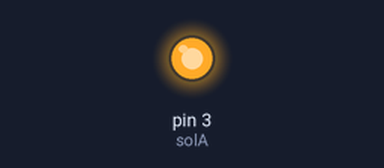
This sketch was run on a simulated Arduino Uno, built with avr-gcc and run on an emulated ATmega328P. Parts: output pins drawn as LEDs (lit = HIGH). Pins used as bus, display or sensor lines are not drawn.

Above: at 0.05 s.
Timing chart, 0 to 3.0 s (numbered marks = the images above):
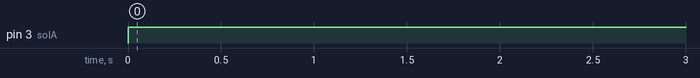

Measured:
- by itself, pin 3 (solA): LOW → HIGH at 0.00 s

The sketch:

pneumatic_test1.ino
```cpp
#define solA 3
#define solB 4
void setup() {
  // put your setup code here, to run once:
  pinMode(solA, OUTPUT);
  pinMode(solB, OUTPUT);
}

void loop() {
  // put your main code here, to run repeatedly:
digitalWrite(solA, HIGH);
digitalWrite(solB, LOW);
delay(2500);
digitalWrite(solA, LOW);
digitalWrite(solB, HIGH);

}
```
